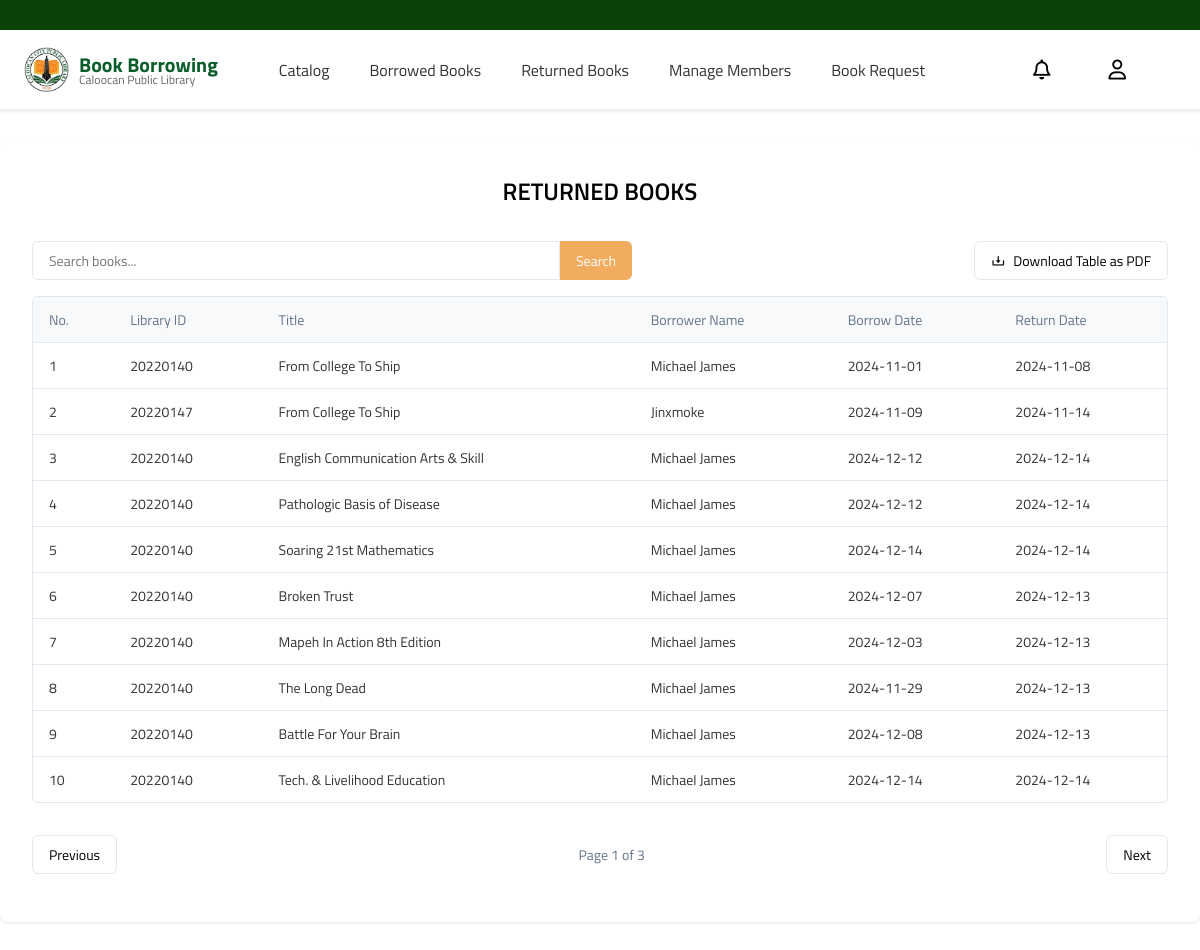
Screenshot of /admin/admin_returnedBooksForm.php (signed in) with the database file from the repository.
### tables this page shows
CREATE TABLE `returned_books` (
  `book_id` int(11) DEFAULT NULL,
  `title` varchar(255) DEFAULT NULL,
  `member_id` int(11) DEFAULT NULL,
  `borrow_date` date DEFAULT NULL,
  `return_date` date DEFAULT NULL,
  `name` varchar(255) DEFAULT NULL
);

### admin/admin_returnedBooksForm.php (the view, shortened to what this page needs)
<?php
include('../config/connect.php');
$page = isset($_GET['page']) ? (int)$_GET['page'] : 1;
$limit = 10;
$offset = ($page - 1) * $limit;
$search = isset($_GET['search']) ? $_GET['search'] : '';
$searchTerm = "%$search%";
$sql = "SELECT * FROM returned_books
        WHERE title LIKE ? OR name LIKE ?
        LIMIT ? OFFSET ?";
$stmt = $conn->prepare($sql);
$stmt->bind_param('ssii', $searchTerm, $searchTerm, $limit, $offset);
$stmt->execute();
$result = $stmt->get_result();
$data = [];
while ($row = $result->fetch_assoc()) {
    $data[] = $row;
}
$countQuery = "SELECT COUNT(*) AS total
               FROM returned_books
               WHERE title LIKE ? OR name LIKE ?";
$stmtTotal = $conn->prepare($countQuery);
$stmtTotal->bind_param('ss', $searchTerm, $searchTerm);
$stmtTotal->execute();
$totalResult = $stmtTotal->get_result();
$totalRow = $totalResult->fetch_assoc();
$totalRecords = $totalRow['total'];
$totalPages = ceil($totalRecords / $limit);
include 'navbar.php';
?>
<!DOCTYPE html>
<html lang="en">
<head>
    <link href='https://unpkg.com/boxicons@2.1.4/css/boxicons.min.css' rel='stylesheet'>
</head>
<body>
    <div class="container-returned">
        <h2>RETURNED BOOKS</h2>
        <div class="search-container-returned">
            <form method="GET" action="" class="search-form-returned">
                <input type="text" id="searchInput-returned" name="search" placeholder="Search books..." value="<?php echo htmlspecialchars($search); ?>">
                <button type="submit">Search</button>
            </form>
            <a href="?download_pdf=1&search=<?php echo urlencode($search); ?>" class="download-link-returned">
                <i class='bx bx-download'></i> Download Table as PDF
            </a>
        </div>
        <div class="table-container-returned">
            <table>
              <thead>
                  <tr>
                      <th>No.</th>
                      <th>Library ID</th>
                      <th>Title</th>
                      <th>Borrower Name</th>
                      <th>Borrow Date</th>
                      <th>Return Date</th>
                  </tr>
              </thead>
              <tbody>
                  <?php
                  if (!empty($data)) {
                    $rowNumber = $offset + 1;
                    foreach ($data as $row) {
                        echo "<tr>
                                <td>{$rowNumber}</td>
                                <td>{$row['member_id']}</td>
                                <td>{$row['title']}</td>
                                <td>{$row['name']}</td>
                                <td>{$row['borrow_date']}</td>
                                <td>{$row['return_date']}</td>
                            </tr>";
                        $rowNumber++;
                    }
                  } else {
                      echo "<tr><td colspan='6' class='no-results-returned'>No records found</td></tr>";
                  }
                  ?>
              </tbody>
            </table>
        </div>
        <div class="pagination-returned">
            <a href="?page=<?php echo $page - 1; ?>&search=<?php echo htmlspecialchars($search); ?>" class="pagination-button-returned" <?php if ($page <= 1) echo 'disabled'; ?>>
                Previous
            </a>
            <span class="pagination-info-returned">Page <?php echo $page; ?> of <?php echo $totalPages; ?></span>
            <a href="?page=<?php echo $page + 1; ?>&search=<?php echo htmlspecialchars($search); ?>" class="pagination-button-returned" <?php if ($page >= $totalPages) echo 'disabled'; ?>>
                Next
            </a>
        </div>
    </div>
</body>
</html>

### admin/navbar.php (style rules this page uses)
* { margin: 0; padding: 0; box-sizing: border-box; font-family: Titillium Web; }

### admin/admin_returnedBooksForm.php (style rules this page uses)
.container-returned { max-width: 1200px; margin: 2rem auto; padding: 2rem; margin-bottom: 200px; background: white; border-radius: 8px; box-shadow: 0 1px 3px rgba(0, 0, 0, 0.1); }
h2 { text-align: center; color: #000; margin-bottom: 2rem; font-size: 1.5rem; font-weight: 600; }
.search-container-returned { display: flex; justify-content: space-between; align-items: center; margin-bottom: 1rem; gap: 1rem; }
.search-form-returned { display: flex; flex: 1; max-width: 600px; }
#searchInput-returned { flex: 1; padding: 0.5rem 1rem; border: 1px solid #e2e8f0; border-radius: 6px 0 0 6px; font-size: 0.875rem; }
.search-form-returned button { padding: 0.5rem 1rem; background: #F2AC60; color: white; border: none; border-radius: 0 6px 6px 0; cursor: pointer; font-size: 0.875rem; }
.download-link-returned { display: inline-flex; align-items: center; padding: 0.5rem 1rem; background: #fff; color: #000; text-decoration: none; border: 1px solid #e2e8f0; border-radius: 6px; font-size: 0.875rem; gap: 0.5rem; }
.table-container-returned { margin-top: 1rem; border: 1px solid #e2e8f0; border-radius: 6px; overflow-x: auto; }
table { width: 100%; min-width: 800px; border-collapse: collapse; }
th { background: #f8f9fa; color: #64748b; font-weight: 500; text-align: left; padding: 0.75rem 1rem; font-size: 0.875rem; border-bottom: 1px solid #e2e8f0; white-space: nowrap; }
td { padding: 0.75rem 1rem; border-bottom: 1px solid #e2e8f0; font-size: 0.875rem; color: #333; white-space: nowrap; }
tr:last-child td { border-bottom: none; }
.pagination-returned { display: flex; justify-content: space-between; align-items: center; margin-top: 1rem; padding: 1rem 0; }
.pagination-button-returned { display: inline-flex; align-items: center; padding: 0.5rem 1rem; background: #fff; border: 1px solid #e2e8f0; border-radius: 6px; color: #000; text-decoration: none; font-size: 0.875rem; }
.pagination-info-returned { font-size: 0.875rem; color: #64748b; }

### rows the page displays
returned_books: member "20220140", title "From College To Ship", name "Michael James", borrow_date "2024-11-01", return_date "2024-11-08"
returned_books: member "20220147", title "From College To Ship", name "Jinxmoke", borrow_date "2024-11-09", return_date "2024-11-14"
returned_books: member "20220140", title "English Communication Arts & Skill", name "Michael James", borrow_date "2024-12-12", return_date "2024-12-14"
returned_books: member "20220140", title "Pathologic Basis of Disease", name "Michael James", borrow_date "2024-12-12", return_date "2024-12-14"
returned_books: member "20220140", title "Soaring 21st Mathematics", name "Michael James", borrow_date "2024-12-14", return_date "2024-12-14"
returned_books: member "20220140", title "Broken Trust", name "Michael James", borrow_date "2024-12-07", return_date "2024-12-13"
returned_books: member "20220140", title "Mapeh In Action 8th Edition", name "Michael James", borrow_date "2024-12-03", return_date "2024-12-13"
returned_books: member "20220140", title "The Long Dead", name "Michael James", borrow_date "2024-11-29", return_date "2024-12-13"
returned_books: member "20220140", title "Battle For Your Brain", name "Michael James", borrow_date "2024-12-08", return_date "2024-12-13"
returned_books: member "20220140", title "Tech. & Livelihood Education", name "Michael James", borrow_date "2024-12-14", return_date "2024-12-14"

### other values shown
$page "1"
$totalPages "3"
